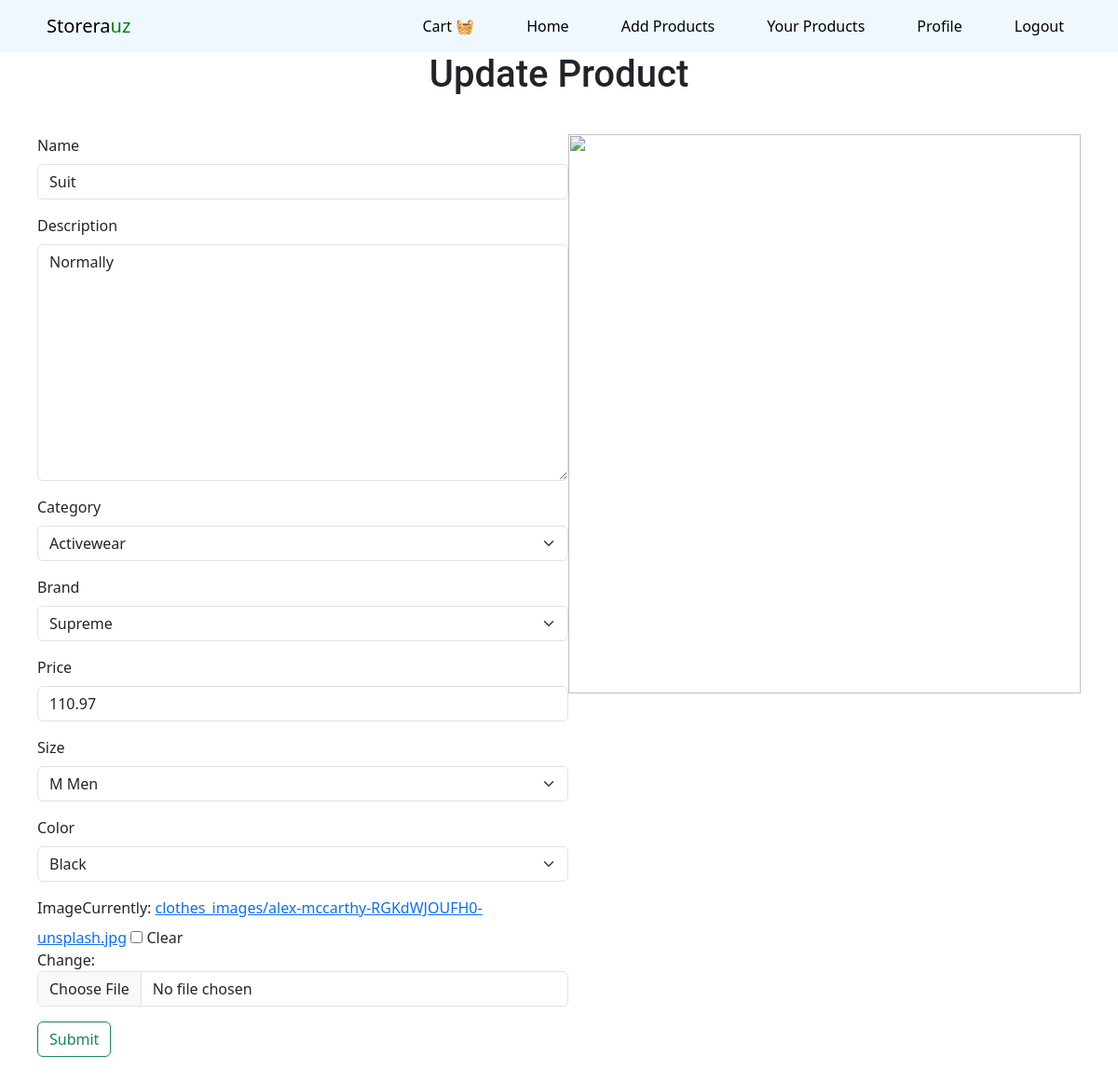
/clothes/update_product/7 (signed in), run on the app's committed database.
### clothes/models.py (models this page shows, shortened)
class Clothes(models.Model):
    name = models.CharField(max_length=255)
    description = models.TextField()
    category = models.ForeignKey(Category, on_delete=models.CASCADE)
    brand = models.ForeignKey(Brand, on_delete=models.CASCADE)
    price = models.DecimalField(max_digits=10, decimal_places=2)
    size = models.ForeignKey(Size, on_delete=models.CASCADE)
    color = models.ForeignKey(Color, on_delete=models.CASCADE)
    image = models.ImageField(upload_to='clothes_images/',default='clothes_images/default.jpg', null=True, blank=True)
    created = models.DateTimeField(auto_now_add=True)
    author: User = models.ForeignKey(User,
                                     on_delete=models.SET_NULL, null=True, blank=True)

class Category(models.Model):
    name = models.CharField(max_length=255)
    def __str__(self):
        return self.name

### clothes/views.py (the view)
# urls.py: path("update_product/<int:pk>", ClothesUpdateView.as_view(), name="update_product"),
class ClothesUpdateView(LoginRequiredMixin, UserPassesTestMixin, UpdateView):
    modal = Clothes
    form_class = ClothesForm
    template_name = 'update_clothes.html'
    success_url = '/clothes/'
    def get_queryset(self):
        return Clothes.objects.filter(id=self.kwargs['pk'])
    def test_func(self):
        clothes = self.get_object()
        if self.request.user == clothes.author:
            return True
        return False

### clothes/forms.py
class ClothesForm(forms.ModelForm):
    class Meta:
        model = Clothes
        fields = ['name', 'description', 'category', 'brand', 'price', 'size', 'color', 'image']

### clothes/models.py (called while the page is built)
    def __str__(self):
        return self.name

    def __str__(self):
        return self.name

    def __str__(self):
        return self.name

### clothes/templates/update_clothes.html (shortened to what this page needs)
{% extends 'base.html' %}
{% load django_bootstrap5 %}
{% load static %}
{% block content %}
    <h1 style="font-family: roboto; text-align: center;">Update Product</h1>
    <div class="main">
    <div>
      {% include "form_snippets.html" with form=form %}
    </div>
    <div>
      <img src="{% static 'images/update.jpg' %}" alt="" width="550px" height="600px">
    </div>
    </div>
{% endblock %}

### templates/form_snippets.html (shortened to what this page needs)
{% load static %}
{% load django_bootstrap5 %}
<form class="panel-body" method="POST" enctype="multipart/form-data">
  {% bootstrap_form form %}
  <button id="id_submit" type="submit" class="btn btn-outline-success">
      Submit
  </button>
</form>

### clothes/templates/update_clothes.html (style rules this page uses)
.main { display: flex; justify-content: space-around; margin: 40px; }

### data on the page
Clothes: name "Suit", description "Normally", category "Activewear", brand "Supreme", price "110.97", size "M Men", color "Black"
